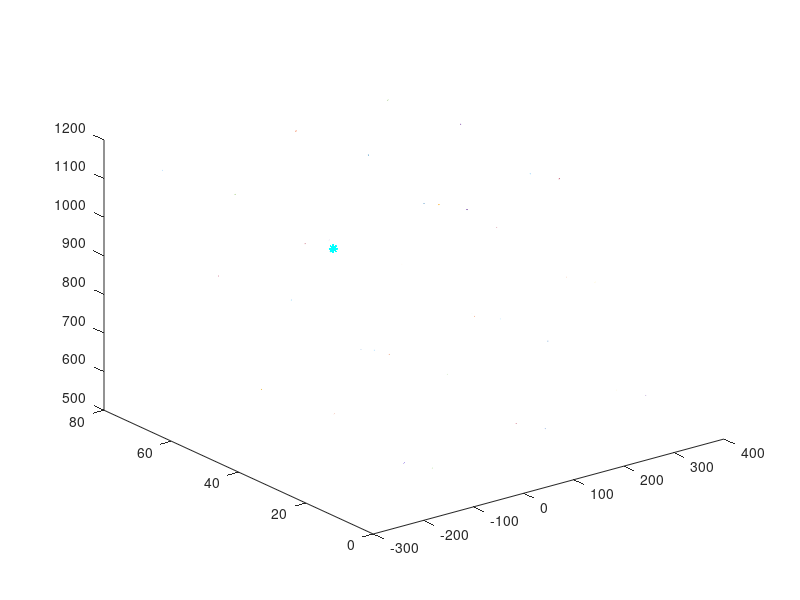

The MATLAB source for this figure:
datas=load('XLObjeto.txt');
pos1=datas((1:1000),:);
pos2=datas((1001:2000),:);
pos3=datas((2001:3000),:);
pos4=datas((3001:4000),:);
pos5=datas((4001:5000),:);
pos6=datas((5001:6000),:);
pos7=datas((6001:7000),:);
pos8=datas((7001:8000),:);
pos9=datas((8001:9000),:);
dist=norm(pos1-pos2);
figure
plot3(pos1(:,1),pos1(:,2),pos1(:,3),pos1(:,4),pos1(:,5),pos1(:,6),pos1(:,7),pos1(:,8),pos1(:,9),pos1(:,10),pos1(:,11),pos1(:,12),...
     pos2(:,1),pos2(:,2),pos2(:,3),pos2(:,4),pos2(:,5),pos2(:,6),pos2(:,7),pos2(:,8),pos2(:,9),pos2(:,10),pos2(:,11),pos2(:,12),...
     pos3(:,1),pos3(:,2),pos3(:,3),pos3(:,4),pos3(:,5),pos3(:,6),pos3(:,7),pos3(:,8),pos3(:,9),pos3(:,10),pos3(:,11),pos3(:,12),...
     pos4(:,1),pos4(:,2),pos4(:,3),pos4(:,4),pos4(:,5),pos4(:,6)',pos4(:,7),pos4(:,8),pos4(:,9),pos4(:,10),pos4(:,11),pos4(:,12),...
     pos5(:,1),pos5(:,2),pos5(:,3),pos5(:,4),pos5(:,5),pos5(:,6),pos5(:,7),pos5(:,8),pos5(:,9),pos5(:,10),pos5(:,11),pos5(:,12),...
     pos6(:,1),pos6(:,2),pos6(:,3),pos6(:,4),pos6(:,5),pos6(:,6),pos6(:,7),pos6(:,8),pos6(:,9),pos6(:,10),pos6(:,11),pos6(:,12),...
     pos7(:,1),pos7(:,2),pos7(:,3),pos7(:,4),pos7(:,5),pos7(:,6),pos7(:,7),pos7(:,8),pos7(:,9),pos7(:,10),pos7(:,11),pos7(:,12),...
     pos8(:,1),pos8(:,2),pos8(:,3),pos8(:,4),pos8(:,5),pos8(:,6),pos8(:,7),pos8(:,8),pos8(:,9),pos8(:,10),pos8(:,11),pos8(:,12),...
     pos9(:,1),pos9(:,2),pos9(:,3),pos9(:,4),pos9(:,5),pos9(:,6),pos9(:,7),pos9(:,8),pos9(:,9),pos9(:,10),pos9(:,11),pos9(:,12),...
    'Color', 'c','Marker', '*','LineStyle','none')